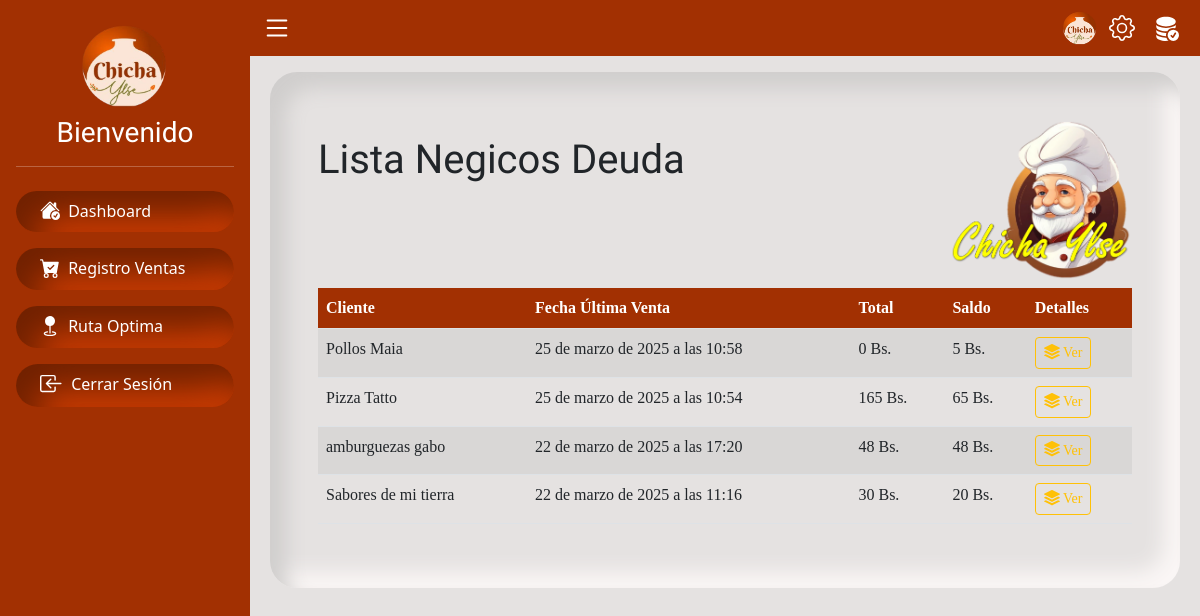
Page /ultima-venta-clientes/ on the committed database.
### servicio/models.py (models this page shows, shortened)
class Cliente(models.Model):
    usuario = models.OneToOneField(User, on_delete=models.CASCADE, related_name='cliente')
    negocio = models.CharField(max_length=100)
    contacto = models.CharField(max_length=15)
    imagen = models.ImageField(upload_to='clientes/', blank=True, null=True)

### servicio/views.py (the view)
# urls.py: path('ultima-venta-clientes/', views.ultima_venta_clientes, name='ultima_venta_clientes'),
def ultima_venta_clientes(request):
    ultimas_ventas = RegistroVenta.objects.filter(
        cliente=OuterRef('pk')
    ).order_by('-fecha')
    clientes_con_ultima_venta = Cliente.objects.annotate(
        ultima_venta_id=Subquery(ultimas_ventas.values('id')[:1]),
        ultima_venta_fecha=Subquery(ultimas_ventas.values('fecha')[:1]),
        ultima_venta_saldo=Subquery(ultimas_ventas.values('saldo_pendiente')[:1]),
        ultima_venta_total=Subquery(ultimas_ventas.values('total')[:1]),
    ).filter(ultima_venta_id__isnull=False).order_by('-ultima_venta_fecha')
    context = {
        'clientes': clientes_con_ultima_venta,
    }
    return render(request, 'ventas/ultima_venta_clientes.html', context)

### servicio/templates/ventas/ultima_venta_clientes.html (shortened to what this page needs)
{% extends 'base.html' %}
{% load static %}
{% block content %}
<br>
<div class="font cont-pange container-fluid p-lg-5 py-5">
    <div class="row">
        <div class="col-lg-9 col-12 order-2 order-lg-2 ">
            <h2 class="title pt-lg-3">Lista Negicos Deuda </h2>
            <div class="pt-lg-5">
            </div>
        </div>
        <div class="col-lg-3 col-12 order-1 order-lg-2  justify-content-end text-end">
            <img src="{% static 'img/logopie.png' %}" alt="Descripción de la imagen" style="height: 160px;" class="img-fluid">
        </div>
    </div>
    <div class=" pt-2">
        <table class="table table-striped table-hover">
            <thead class="table-color">
                <tr>
                    <th>Cliente</th>
                    <th>Fecha Última Venta</th>
                    <th>Total</th>
                    <th>Saldo</th>
                    <th>Detalles</th>
                </tr>
            </thead>
            <tbody>
                {% for cliente in clientes %}
                <tr>
                    <td data-label="negocio">{{ cliente.negocio }}</td>
                    <td data-label="fecha">{{ cliente.ultima_venta_fecha }}</td>
                    <td data-label="total">{{ cliente.ultima_venta_total }} Bs.</td>
                    <td data-label="saldo pendiente">{{ cliente.ultima_venta_saldo }} Bs.</td>
                    <td data-label="detalle">
                        <button class="btn btn-outline-warning btn-sm" data-bs-toggle="modal" data-bs-target="#ventaDetalleModal" data-url="{% url 'detalle_venta' cliente.ultima_venta_id %}">
                            Ver
                        </button>
                    </td>
                </tr>
                {% empty %}
                <tr>
                    <td colspan="5">No hay registros de ventas.</td>
                </tr>
                {% endfor %}
            </tbody>
        </table>
    </div>
</div>
{% endblock %}

### servicio/static/css/style.css (style rules this page uses)
.font { font-family: "oswald"; font-weight: 400; font-style: normal; }
.title { font-family: "Acme", cursive; font-weight: 400; font-style: normal; font-size: 40px; }
.cont-pange { border-radius: 27px; background: #e5e2e1; box-shadow: inset 16px 16px 20px #d0cecd, inset -16px -16px 20px #faf6f5; }
body { display: flex; min-height: 100vh; flex-direction: column; background: #e5e2e1; }
table { --bs-table-color: unset !important; --bs-table-bg: unset !important; }
.table-color { background-color: #a23002; color: white; }

### rows in the picture
Cliente: negocio "Pollos Maia", ultima_venta_fecha "25 de marzo de 2025 a las 10:58", ultima_venta_total "0", ultima_venta_saldo "5"
Cliente: negocio "Pizza Tatto", ultima_venta_fecha "25 de marzo de 2025 a las 10:54", ultima_venta_total "165", ultima_venta_saldo "65"
Cliente: negocio "amburguezas gabo", ultima_venta_fecha "22 de marzo de 2025 a las 17:20", ultima_venta_total "48", ultima_venta_saldo "48"
Cliente: negocio "Sabores de mi tierra", ultima_venta_fecha "22 de marzo de 2025 a las 11:16", ultima_venta_total "30", ultima_venta_saldo "20"
